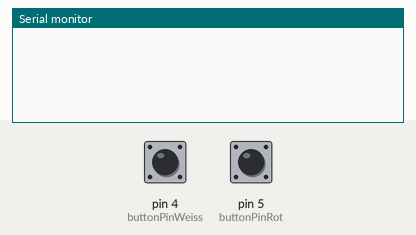
Bench run of a sketch on a simulated Arduino Uno, built with avr-gcc and run on an emulated ATmega328P. On the bench: the last lines printed to the serial monitor. Inputs (shaded band) come from the test bench; at power-on: pin 4 (buttonPinWeiss) LOW, pin 5 (buttonPinRot) LOW. At 3.2 s the program stops and its outputs stay as they are.

Above: at 1.2 s.
1.3 s: pin 4 (buttonPinWeiss) pulled HIGH for 0.15 s
At 2.7 s:
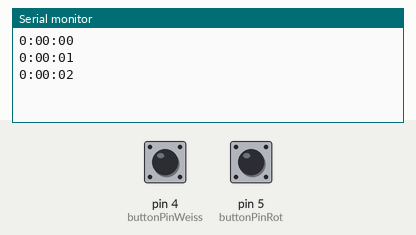
2.9 s: pin 5 (buttonPinRot) pulled HIGH for 0.15 s
At 3.4 s:
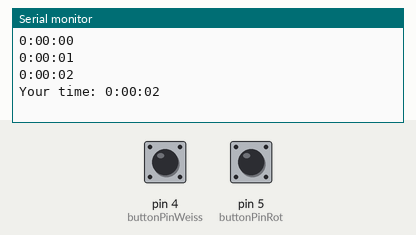

Measured:
- after the input at 1.3 s, the serial monitor: prints a new line at once (image 1)
- after the input at 2.9 s, the serial monitor: prints a new line at once (image 2)

The sketch:

Stoppuhr.ino
```cpp
//HINWEIS: die Methoden printDigits() und anzeigeDerZeit() wurden von der folgenden Seite entnommen: https://playground.arduino.cc/Code/SimpleTimer/
//Die Codeabschnitte finden Sie etwas weiter unten, oder Sie suchen nach DigitalClockDisplay() und gelangen dann zum Codeabschnitt

const int buttonPinWeiss = 4;
const int buttonPinRot = 5;
int lightOne = 8;
int lightTwo = 9;
int lightThree = 10;

int buttonStateWeiss = 0;
int buttonStateRot = 0;

boolean read = false;

int h, m, s;

int printFirst = 0; //Sorgt dafür, dass nur beim ersten Aufruf der anzeigeDerZeitMethode ein print durchgeführt wird

void setup() {
  // put your setup code here, to run once:
  pinMode(buttonPinWeiss, INPUT);
  pinMode(buttonPinRot, INPUT);
  pinMode(lightOne, INPUT);
  pinMode(lightTwo, INPUT);
  pinMode(lightThree, INPUT);
  Serial.begin(9600);
}
void anzeigeDerZeit() {
  //Ausgabe der Zeit, aber nur jede Sekunde
  //Diesen Teil habe ich aus dem Internet und so angepasst, dass es für mich gut ist
  //Der kopierte Codeausschnitt finden Sie im Link etwa in der Mitte der Seite: http://forum.arduino.cc/index.php?topic=247117.0
  static const unsigned long REFRESH_INTERVAL = 1000; // ms
  static unsigned long lastRefreshTime = 0;
   if(printFirst == 0){
    Serial.println("0:00:00");
    printFirst = 1;
    }
  if (millis() - lastRefreshTime >= REFRESH_INTERVAL)
  {
    lastRefreshTime += REFRESH_INTERVAL;
    s = millis() / 1000;
    m = s / 60;
    h = s / 3600;
    s = s - m * 60;
    m = m - h * 60;
    Serial.print(h);
    printDigits(m);
    printDigits(s);
    Serial.println();
  }
  //Wenn der rote Button gedrückt wird, wird stopProgramm() aufgerufen
  if (digitalRead(buttonPinRot) == HIGH) {
    digitalWrite(lightOne, OUTPUT);
    digitalWrite(lightTwo, OUTPUT);
    digitalWrite(lightThree, OUTPUT);
    stopProgramm();
  }
}
void printDigits(int digits) {
  Serial.print(":");
  if (digits < 10) {
    Serial.print('0');
  }
  Serial.print(digits);
}

//zeigt die Zeit beim Stoppen an
void stopProgramm() {
  Serial.print("Your time: ");
  Serial.print(h);
  printDigits(m);
  printDigits(s);
  //Setzt das Programm in ein loop damit es nicht mehr den Timer anzeigt
  while (1) {}
}

void loop() {
  buttonStateRot = digitalRead(buttonPinRot);
  //Loop, dass der Time ausgegeben wird, wenn der weisse Button einmal gedrückt wird
  while (1) {
    //Diese Schleife sorgt dafür, dass zu jedem Zeitpunkt, wenn das Programm lauft, die Stoppuhr mit dem weissen Button gestartet werden kann
    if(!read){
      buttonStateWeiss = digitalRead(buttonPinWeiss);
    }
    if (buttonStateWeiss == HIGH) {
      read = true;
      anzeigeDerZeit();
    }
  }
}
```
